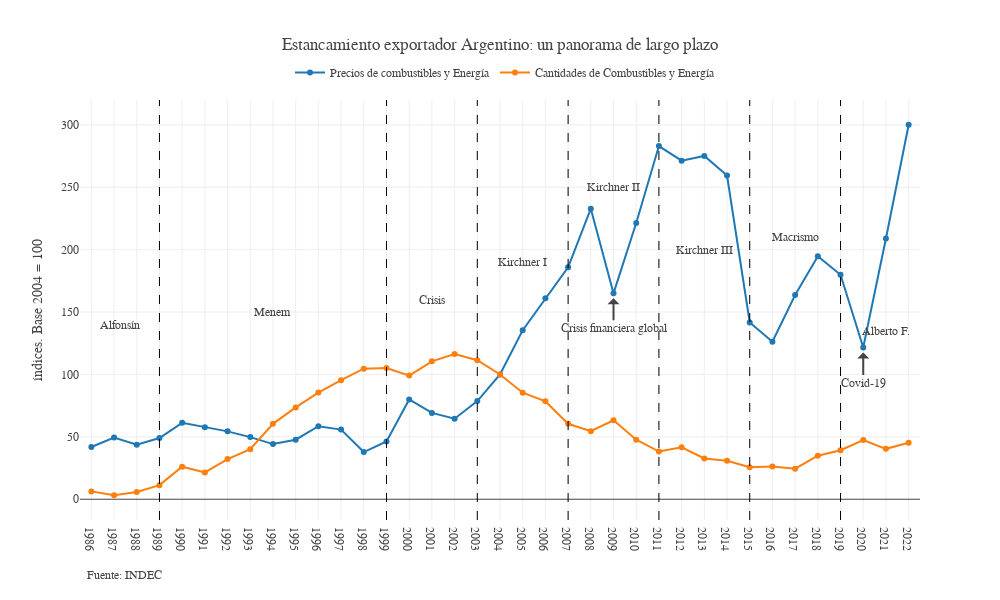

The notebook cell this image was saved under:
### Code cell
def plot_serie_indices_anuales():
    fig = go.Figure()
    fig.add_trace(go.Scatter( name = "Precios de combustibles y Energía", x=df_anual_indices.anio, y=df_anual_indices["cye_p"], mode = "lines+markers"))
    fig.add_trace(go.Scatter( name = "Cantidades de Combustibles y Energía", x=df_anual_indices.anio, y=df_anual_indices["cye_q"], mode = "lines+markers"))


    #Propiedades
    fig.update_xaxes(showgrid=True)
    fig.update_yaxes(title_text="índices. Base 2004 = 100")
    fig.update_layout(separators=",.", font_family="Georgia", 
    #  margin ={'t': 0},
    height=600, width=1000,
    xaxis_range = [1985.5,2022.5],
    xaxis = dict(tickmode = "linear"),
    template = 'none',
    title_text="Estancamiento exportador Argentino: un panorama de largo plazo",
    legend = dict(yanchor="top",y=1.1, xanchor="left",x=.25, orientation = "h")
    )

    #Sequías
    
    # fig.add_annotation(x=1989, y=30.7, text="Sequia", yshift=5, ax=-20,showarrow=True, arrowhead=1)
    # fig.add_annotation(x=1996, y=69.3, align="left", text="Sequia", ax=0 , ay=25, yshift=-5, showarrow=True, arrowhead=1)
    fig.add_annotation(x=2009, y=165, align="left", text="Crisis financiera global", ax=0 , ay=30, yshift=-5, showarrow=True, arrowhead=1)
    # fig.add_annotation(x=2018, y=111.2, align="left", text="Sequia", ax=0 , ay=30, yshift=-5, showarrow=True, arrowhead=1)
    fig.add_annotation(x=2020, y=121.6, align="left", text="Covid-19", ax=0 , ay=30, yshift=-5, showarrow=True, arrowhead=1)
    #Presidencias
    fig.add_vline(x=1989, line_width=1, line_dash="dash", line_color="Black")
    fig.add_vline(x=1999, line_width=1, line_dash="dash", line_color="Black")
    fig.add_vline(x=2003, line_width=1, line_dash="dash", line_color="Black")
    fig.add_vline(x=2007, line_width=1, line_dash="dash", line_color="Black")
    fig.add_vline(x=2011, line_width=1, line_dash="dash", line_color="Black")
    fig.add_vline(x=2015, line_width=1, line_dash="dash", line_color="Black")
    fig.add_vline(x=2019, line_width=1, line_dash="dash", line_color="Black")
    fig.add_annotation(text="Alfonsín", x=1987.25, y=140, showarrow=False)
    fig.add_annotation(text="Menem", x=1994, y=150, showarrow=False)
    fig.add_annotation(text="Crisis", x=2001, y=160, showarrow=False)
    fig.add_annotation(text="Kirchner I", x=2005, y=190, showarrow=False)
    fig.add_annotation(text="Kirchner II", x=2009, y=250, showarrow=False)
    fig.add_annotation(text="Kirchner III", x=2013, y=200, showarrow=False)
    fig.add_annotation(text="Macrismo", x=2017, y=210, showarrow=False)
    fig.add_annotation(text="Alberto F.", x=2021, y=135, showarrow=False)

    #Nota al pie
    note = 'Fuente: INDEC'
    fig.add_annotation(showarrow=False, text=note,font=dict(size=12), xref='paper',x=0.1,yref='paper', y=-0.15, 
                            xanchor='right', yanchor='auto', xshift=0, yshift=0,)
    return fig

plot_serie_indices_anuales()

### Figure 1 — Plotly figure (JSON) as saved in the notebook; plotly's stock layout.template omitted (floating-point values rounded to 4 significant figures)
{"data": [{"mode": "lines+markers", "name": "Precios de combustibles y Energía", "type": "scatter", "x": ["1986", "1987", "1988", "1989", "1990", "1991", "1992", "1993", "1994", "1995", "1996", "1997", "1998", "1999", "2000", "2001", "2002", "2003", "2004", "2005", "2006", "2007", "2008", "2009", "2010", "2011", "2012", "2013", "2014", "2015", "2016", "2017", "2018", "2019", "2020", "2021", "2022"], "y": [41.9, 49.5, 43.7, 49.1, 61.2, 57.6, 54.4, 49.8, 44.2, 47.7, 58.5, 55.8, 37.8, 46.3, 80, 69.2, 64.5, 78.7, 100, 135.4, 161, 185.9, 232.8, 165, 221.4, 283, 271.3, 275.1, 259.4, 141.7, 126.2, 163.6, 194.7, 179.9, 121.6, 208.9, 300.1]}, {"mode": "lines+markers", "name": "Cantidades de Combustibles y Energía", "type": "scatter", "x": ["1986", "1987", "1988", "1989", "1990", "1991", "1992", "1993", "1994", "1995", "1996", "1997", "1998", "1999", "2000", "2001", "2002", "2003", "2004", "2005", "2006", "2007", "2008", "2009", "2010", "2011", "2012", "2013", "2014", "2015", "2016", "2017", "2018", "2019", "2020", "2021", "2022"], "y": [6.3, 3.2, 5.8, 11.3, 26.1, 21.5, 32.2, 40.1, 60.4, 73.6, 85.5, 95.4, 104.6, 105.1, 99.1, 110.5, 116.3, 111.4, 100, 85.4, 78.5, 60.5, 54.5, 63.3, 47.7, 38.2, 41.6, 32.7, 30.8, 25.6, 26.3, 24.5, 34.9, 39.3, 47.5, 40.4, 45.3]}], "layout": {"annotations": [{"align": "left", "arrowhead": 1, "ax": 0, "ay": 30, "showarrow": true, "text": "Crisis financiera global", "x": 2009, "y": 165, "yshift": -5}, {"align": "left", "arrowhead": 1, "ax": 0, "ay": 30, "showarrow": true, "text": "Covid-19", "x": 2020, "y": 121.6, "yshift": -5}, {"showarrow": false, "text": "Alfonsín", "x": 1987.0, "y": 140}, {"showarrow": false, "text": "Menem", "x": 1994, "y": 150}, {"showarrow": false, "text": "Crisis", "x": 2001, "y": 160}, {"showarrow": false, "text": "Kirchner I", "x": 2005, "y": 190}, {"showarrow": false, "text": "Kirchner II", "x": 2009, "y": 250}, {"showarrow": false, "text": "Kirchner III", "x": 2013, "y": 200}, {"showarrow": false, "text": "Macrismo", "x": 2017, "y": 210}, {"showarrow": false, "text": "Alberto F.", "x": 2021, "y": 135}, {"font": {"size": 12}, "showarrow": false, "text": "Fuente: INDEC", "x": 0.1, "xanchor": "right", "xref": "paper", "xshift": 0, "y": -0.15, "yanchor": "auto", "yref": "paper", "yshift": 0}], "font": {"family": "Georgia"}, "height": 600, "legend": {"orientation": "h", "x": 0.25, "xanchor": "left", "y": 1.1, "yanchor": "top"}, "separators": ",.", "shapes": [{"line": {"color": "Black", "dash": "dash", "width": 1}, "type": "line", "x0": 1989, "x1": 1989, "xref": "x", "y0": 0, "y1": 1, "yref": "y domain"}, {"line": {"color": "Black", "dash": "dash", "width": 1}, "type": "line", "x0": 1999, "x1": 1999, "xref": "x", "y0": 0, "y1": 1, "yref": "y domain"}, {"line": {"color": "Black", "dash": "dash", "width": 1}, "type": "line", "x0": 2003, "x1": 2003, "xref": "x", "y0": 0, "y1": 1, "yref": "y domain"}, {"line": {"color": "Black", "dash": "dash", "width": 1}, "type": "line", "x0": 2007, "x1": 2007, "xref": "x", "y0": 0, "y1": 1, "yref": "y domain"}, {"line": {"color": "Black", "dash": "dash", "width": 1}, "type": "line", "x0": 2011, "x1": 2011, "xref": "x", "y0": 0, "y1": 1, "yref": "y domain"}, {"line": {"color": "Black", "dash": "dash", "width": 1}, "type": "line", "x0": 2015, "x1": 2015, "xref": "x", "y0": 0, "y1": 1, "yref": "y domain"}, {"line": {"color": "Black", "dash": "dash", "width": 1}, "type": "line", "x0": 2019, "x1": 2019, "xref": "x", "y0": 0, "y1": 1, "yref": "y domain"}], "title": {"text": "Estancamiento exportador Argentino: un panorama de largo plazo"}, "width": 1000, "xaxis": {"range": [1986.0, 2022.0], "showgrid": true, "tickmode": "linear"}, "yaxis": {"title": {"text": "índices. Base 2004 = 100"}}}}
